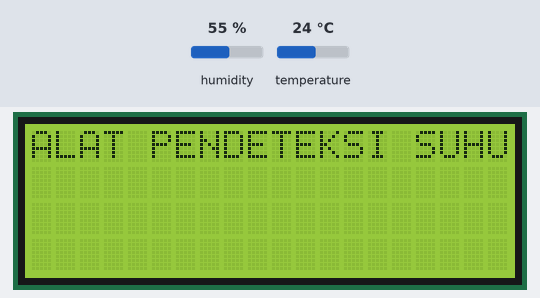
Bench run of a sketch on a simulated Arduino Uno, built with avr-gcc and run on an emulated ATmega328P. Shown: 20×4 character LCD. The test bench sets the inputs (shaded band); at power-on: temperature 24 °C, humidity 55 %. What the sketch prints to the serial monitor is not drawn.

Above: at 0.4 s.
At 5.5 s:
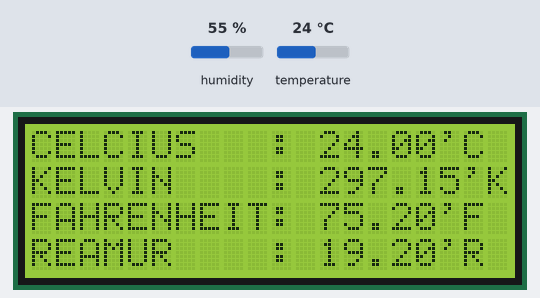
5.6 s: temperature set to 12 °C
At 7.9 s:
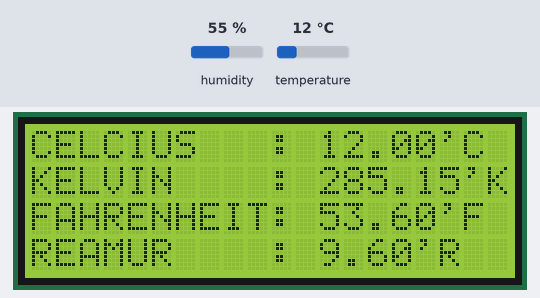
8.6 s: temperature set to 19 °C
At 10.0 s:
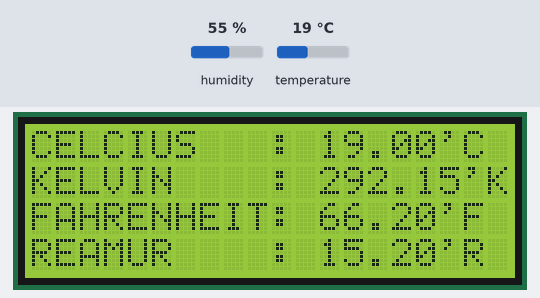
11.6 s: temperature set to 28 °C
At 14.3 s:
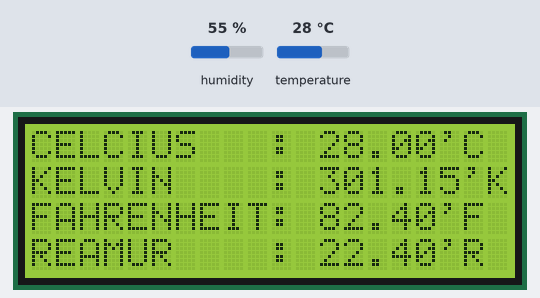
Timing chart, 0 to 15.8 s (numbered marks = the images above; inputs shaded):
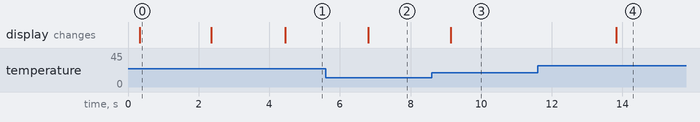

The sketch:

Deteksi_Suhu.ino
```cpp
#include <Wire.h>
#include <LiquidCrystal_I2C.h>

#include "DHT.h"
#define DHTPIN A2
#define DHTTYPE DHT11

DHT dht(DHTPIN, DHTTYPE);
LiquidCrystal_I2C lcd(0x27, 2, 1, 0, 4, 5, 6, 7, 3, POSITIVE);

void setup() {
  // put your setup code here, to run once:
  Serial.begin(9600);
  dht.begin();
  lcd.begin(20, 4);
  lcd.backlight();
  delay(250);

  lcd.setCursor(0, 0);
  lcd.print("ALAT PENDETEKSI SUHU");
  delay(2000);
  lcd.setCursor(1, 2);
  lcd.print("OLEH : CANDRANI S.M");
  delay(2000);


}

void loop() {
  double celcius = dht.readTemperature();
  double kelvin = celcius + 273.15;
  double farenheit = ((celcius * 9 / 5) + 32);
  double reamur = celcius * 4 / 5;
  Serial.print(celcius);
  Serial.println("'C");
  Serial.print(kelvin);
  Serial.println("'K");
  Serial.print(farenheit);
  Serial.println("'F");
  Serial.print(reamur);
  Serial.println("'R");


  lcd.clear();
  lcd.setCursor(0, 0);
  lcd.print("CELCIUS   : ");
  lcd.print(celcius);
  lcd.print("'C");
  lcd.setCursor(0, 1);
  lcd.print("KELVIN    : ");
  lcd.print(kelvin);
  lcd.print("'K");
  lcd.setCursor(0, 2);
  lcd.print("FAHRENHEIT: ");
  lcd.print(farenheit);
  lcd.print("'F");
  lcd.setCursor(0, 3);
  lcd.print("REAMUR    : ");
  lcd.print(reamur);
  lcd.print("'R");
  delay(500);

}
```

Measured:
- after the input at 5.6 s, the display: changes after 1.2 s (image 2)
- after the input at 8.6 s, the display: changes after 0.54 s (image 3)
- after the input at 11.6 s, the display: changes after 2.2 s (image 4)
- what the display in image 0 shows lasts 2.1 s, from 0.3 s to 2.4 s
